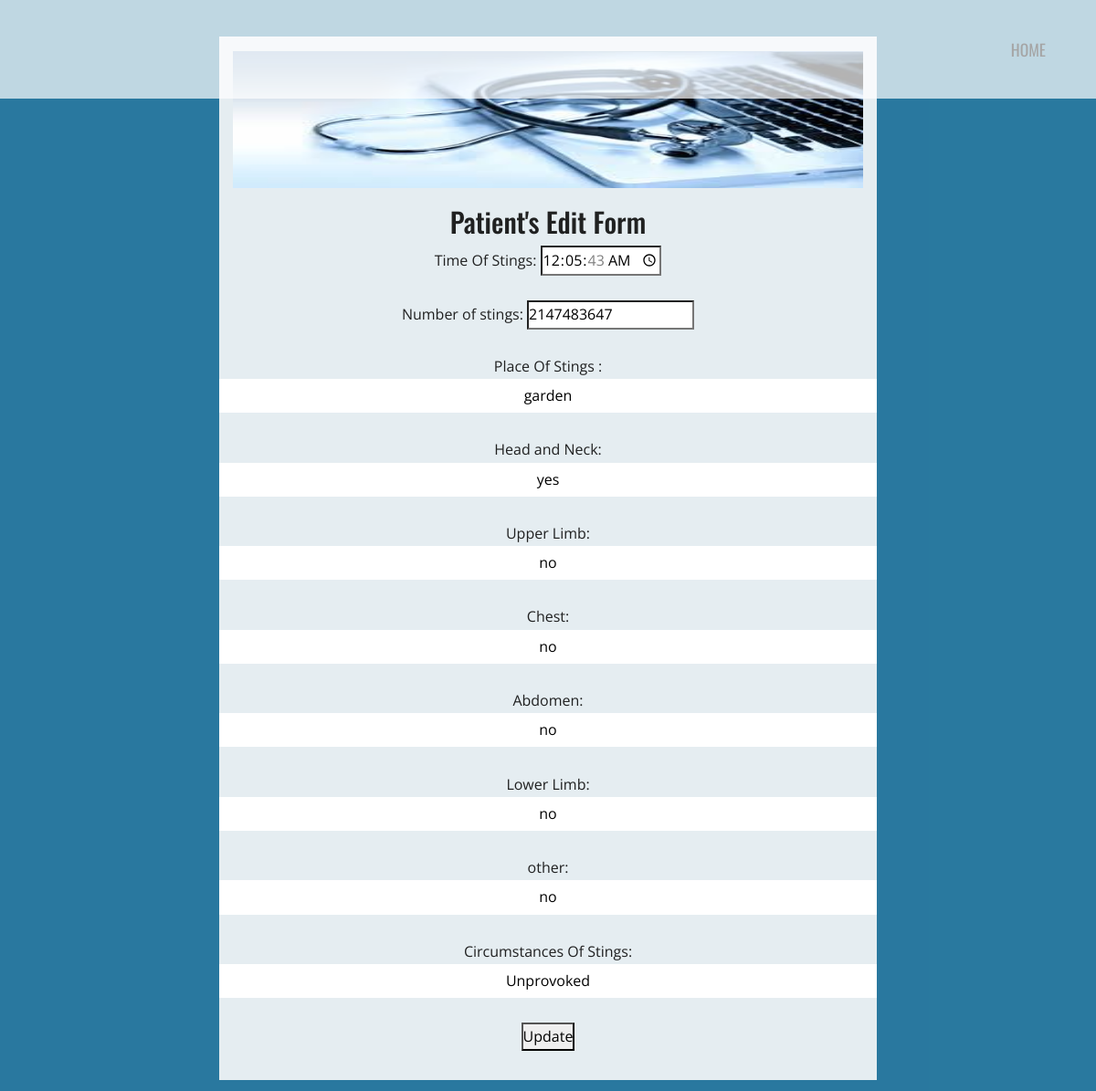
The page /doctor/hornet_stings_edit.php?Patient_Id=1 on the database its author committed.
### tables this page shows
CREATE TABLE `details_about_hornet_stings` (
  `index_of_details_about_hornet_stings` varchar(100) NOT NULL,
  `Index_Of_hornet_Stings` varchar(100) DEFAULT NULL,
  `Patient_Id` varchar(100) DEFAULT NULL,
  `Time_Of_Stings` time DEFAULT NULL,
  `Number_of_stings` int(255) DEFAULT NULL,
  `Place_Of_Stings` varchar(1000) DEFAULT NULL,
  `Head_and_Neck` varchar(100) DEFAULT 'no',
  `Upper_Limb` varchar(100) DEFAULT 'no',
  `Chest` varchar(100) DEFAULT 'no',
  `Abdomen` varchar(100) DEFAULT 'no',
  `Lower_Limb` varchar(100) DEFAULT 'no',
  `other` varchar(100) DEFAULT 'no',
  `Circumstances_Of_Stings` varchar(1000) DEFAULT NULL
);

### doctor/hornet_stings_edit.php (the view, shortened to what this page needs)
<?php
include_once('../connection/connect.php');
?>
<!doctype html>
<html lang="en-gb" class="no-js">
<head>
<link rel="stylesheet" href="../css/bootstrap.min.css" />
<link rel="stylesheet" href="../js/fancybox/jquery.fancybox.css" type="text/css" media="screen" />
<link href="../css/animate.css" rel="stylesheet" media="screen">
<link href="../js/owl-carousel/owl.carousel.css" rel="stylesheet">
<link rel="stylesheet" href="../css/styles.css" />
<link href="../css/font-awesome.min.css" rel="stylesheet">
</head>
<body>
 <?php
  if(isset($_GET['Patient_Id']))
  {
  $id=$_GET['Patient_Id'];
  $getselect=mysqli_query($connection,"SELECT * FROM details_about_hornet_stings WHERE Patient_Id='$id'");
  while($profile=mysqli_fetch_assoc($getselect) )
  {
$ti=$profile['Time_Of_Stings'];
  $nu=$profile['Number_of_stings'];
  $pl= $profile['Place_Of_Stings'];
   $he=$profile['Head_and_Neck'];
  $up= $profile['Upper_Limb'];
   $ch= $profile['Chest'];
  $ab= $profile['Abdomen'];
  $lo=$profile['Lower_Limb'];
  $ot= $profile['other'];
  $ci= $profile['Circumstances_Of_Stings'];
?>
<header class="header">
  <div class="container">
    <nav class="navbar navbar-inverse" role="navigation">
      <div class="navbar-header">
        <a href="#" class="navbar-brand scroll-top logo  animated bounceInLeft"><b><i></i></b></a> </div>
      <div id="main-nav" class="collapse navbar-collapse">
        <ul class="nav navbar-nav" id="mainNav">
           <li><a href="../doctor/doctor_hp.php" class="scroll-link">Home</a></li>
        </ul>
      </div>
    </nav>
  </div>
</header>
<section id="dsuf" class="../contact-parlex">
<div class="parlex-back">
<div class="container" style="width:60%;margin-top:10px;text-align: center; color:rgba(10,10,10,0.9) ;background-color:rgba(250,250,250,0.9) ;">
     <div class="card" >
      <img src="../images/im-7.jpg" class="card-img-top" style="height: 150px ;width: 100%">
      <h2 > Patient's Edit Form </h2>
      <div class="card-body">
         <div class="row">
  <form action="" method="post" name="insertform" >
      <tr> Time Of Stings: </tr>
      <td><input type="time" name="eTime_Of_Stings" required placeholder=" Time Of Stings"
      value="<?php echo $ti; ?>" id="inputid" /></td>
    <br>
    <br>
      <tr> Number of stings: </tr>
    <td><input type="number" name="eNumber_of_stings" required placeholder=" Number of stings"
      value="<?php echo $nu; ?>" id="inputid" /><td>
    <br>
    <br>
     <tr> Place Of Stings : </tr>
    <td>  <input type="text" name="ePlace_Of_Stings" required placeholder=" Place Of Stings"
      value="<?php echo $pl; ?>" id="inputid" /></td>
    <br>
    <br>
      <tr> Head and Neck: </tr>
    <td><input type="text" name="eHead_and_Neck" required placeholder="  Head and Neck"
      value="<?php echo$he; ?>" id="inputid" /></td>
    <br>
    <br>
      <tr>Upper Limb: </tr>
    <td>  <input type="text" name="eUpper_Limb" required placeholder="Upper Limb"
      value="<?php echo  $up; ?>" id="inputid" /></td>
    <br>
    <br>
     <tr> Chest: </tr>
    <td>  <input type="text" name="eChest" required placeholder="Chest"
      value="<?php echo  $ch; ?>" id="inputid" /></td>
    <br>
    <br>
     <tr> Abdomen: </tr>
    <td>  <input type="text" name="eAbdomen" required placeholder="Abdomen"
      value="<?php echo  $ab; ?>" id="inputid" /></td>
    <br>
    <br>
     <tr> Lower Limb: </tr>
    <td>  <input type="text" name="eLower_Limb" required placeholder="Lower Limb"
      value="<?php echo $lo; ?>" id="inputid" ></td>
    <br>
    <br>
      <tr>other: </tr>
    <td><input type="text" name="eother" required placeholder=" other"
      value="<?php echo $ot; ?>" id="inputid" /></td>
<br>
<br>
 <tr>Circumstances Of Stings: </tr>
    <td><input type="text" name="eCircumstances_Of_Stings" required placeholder="Circumstances Of Stings"
      value="<?php echo $ci; ?>" id="inputid" /></td>
<br>
<br>
      <input type="submit" name="update" value="Update" id="inputid" />
  </form>
<?php } } ?>
                   </div>
                 </div>
               </div>
             </div>
           </div>
         </section>
</body>
</html>

### css/styles.css (style rules this page uses)
* { margin: 0; padding: 0; font-family: 'Open Sans', sans-serif; }
body { height: 100%; font-family: 'Open Sans', sans-serif; font-size: 16px; line-height: 1.7; color: #666666; -webkit-font-smoothing: antialiased; -webkit-text-size-adjust: 100%; background: #fff; transition: all 0.3s linear; -webkit-transition: all 0.3s linear; -moz-transition: all 0.3s linear; -o-transition: all 0.3s linear; }
h1, h2, h3, h4, h5, h6 { font-family: 'Oswald', sans-serif; }
.animated { animation-duration: 1s; -webkit-animation-delay: 0s; animation-delay: 0s; }
a { color: #005f8d; text-decoration: none; text-shadow: none; -webkit-transition: all 0.2s linear; -moz-transition: all 0.2s linear; -ms-transition: all 0.2s linear; -o-transition: all 0.2s linear; transition: all 0.2s linear; }
.header { position: fixed; width: 100%; z-index: 50; border-radius: 0; top: 0px; background: rgba(255, 255, 255, 0.70); }
.navbar-inverse { background: transparent; }
.header .navbar-brand { float: left; padding: 22px 15px; line-height: 18px; height: 50px; }
.logo { font-size: 2.2em; text-shadow: none; margin: 8px 0 0 0; }
.header .navbar { margin: 0; background: transparent; border: 0; }
.navbar-inverse .navbar-nav > li > a { color: #A5A5A5; font-size: 1.2em; line-height: normal; margin: 17px; padding: 6px 0px !important; border-radius: 5px; font-family: 'Oswald', sans-serif; font-weight: 400; text-transform: uppercase; }
.header .navbar-nav > li > a { padding: 25px 18px; }
img, video, iframe, embed, object { max-width: 100%; height: auto; }
body { margin: 0; font-family: Arial, sans-serif; }
@media (min-width: 768px) { .header .navbar-brand { padding-left: 0; } }
@media (min-width: 768px) { .navbar-nav { float: right; } }
@media (min-width: 768px) { .navbar-inverse .navbar-nav > li > a { font-size: 1.1em; padding: 6px 0px !important; border-radius: 5px; margin: 19px 10px; } }
.parlex-back { padding: 30px 0; background-color: rgba(0, 95, 141, 0.84); color: #FDFDFD !important; }

### doctor/hornet_stings_edit.php (style rules this page uses)
body { font-family: Arial, Helvetica, sans-serif; }
* { box-sizing: border-box }
input[type=text], input[type=password],input[type=email],input[type=date],select { width: 100%; padding: 5px; display: inline-block; border: none; text-align: center; }
.container { padding: 16px; }

### rows shown on the page
details_about_hornet_stings: eTime_Of_Stings "00:05:43", eNumber_of_stings "2147483647", ePlace_Of_Stings "garden", eHead_and_Neck "yes", eUpper_Limb "no", eChest "no", eAbdomen "no", eLower_Limb "no", eother "no", eCircumstances_Of_Stings "Unprovoked"
